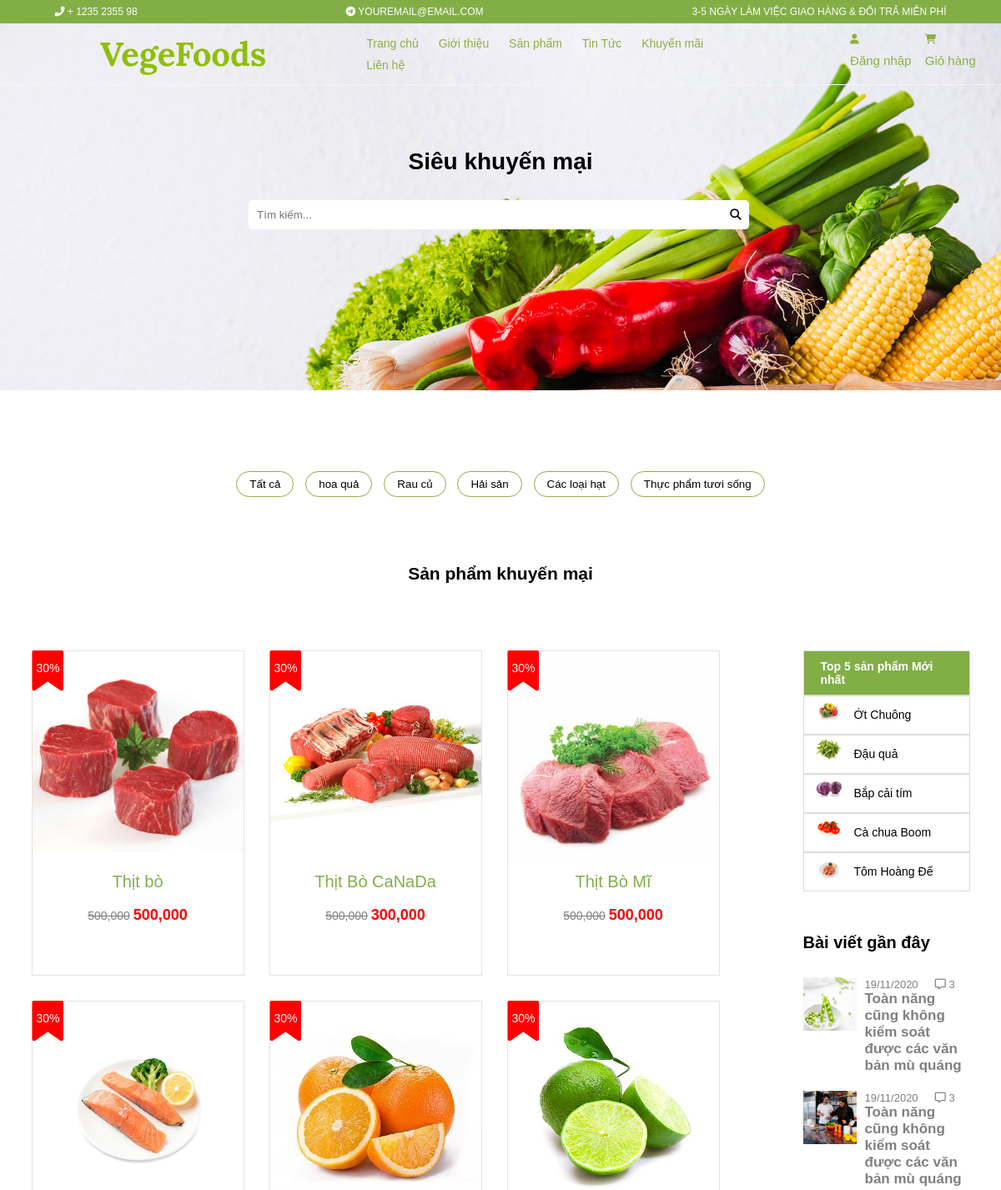
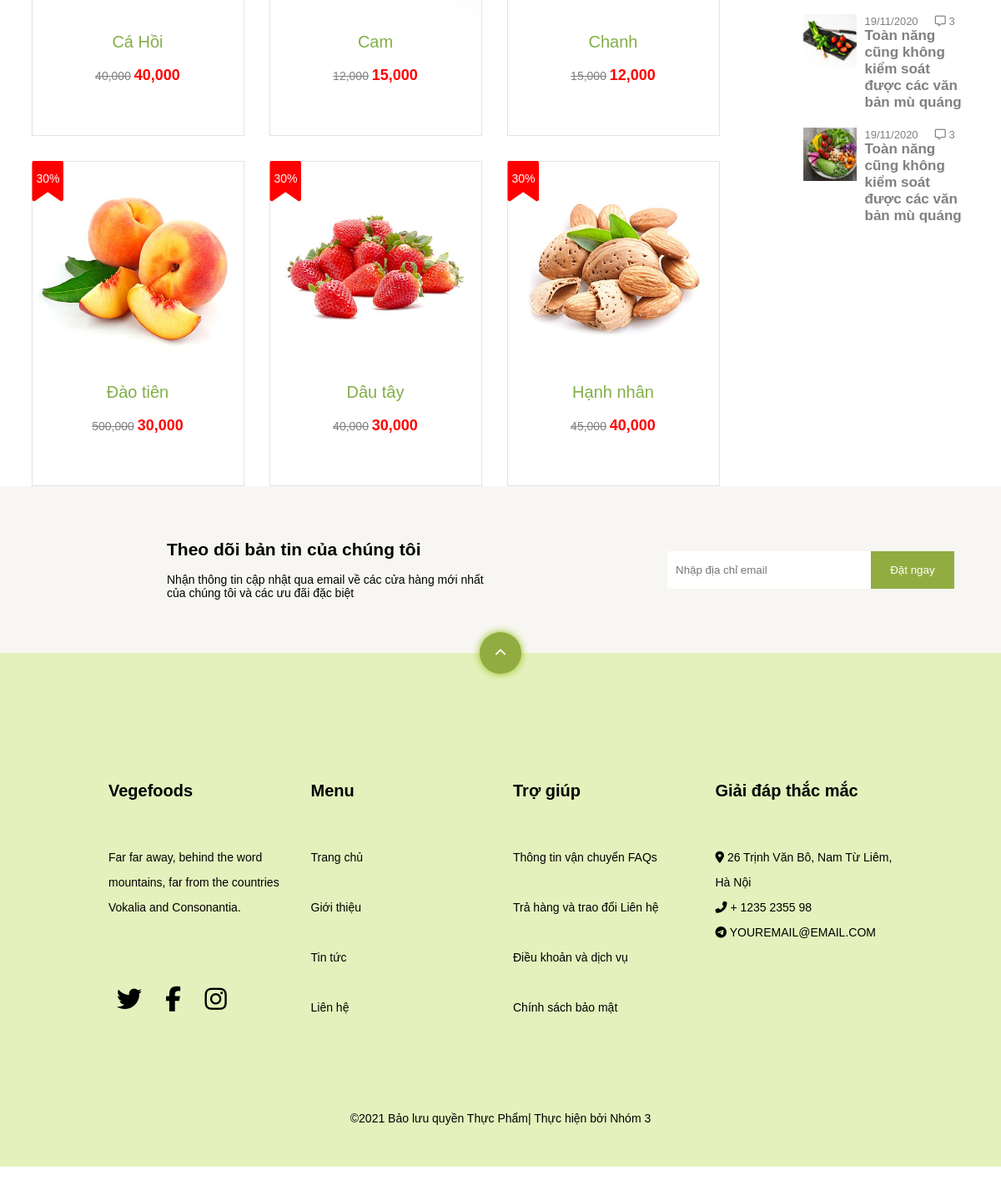
/views/index.php?act=voucher, run on the app's committed database (2 pictures, top to bottom).
### tables this page shows
CREATE TABLE `danhmuc` (
  `id_dm` int(11) NOT NULL,
  `name` varchar(50) NOT NULL
);

CREATE TABLE `sanpham` (
  `id_sp` int(11) NOT NULL,
  `name` varchar(50) NOT NULL,
  `img` text NOT NULL,
  `new_price` int(11) NOT NULL,
  `old_price` int(11) NOT NULL,
  `description` text NOT NULL,
  `quantity` int(11) NOT NULL,
  `id_dm` int(11) NOT NULL
);

### views/voucher.php (the view, shortened to what this page needs)
<!DOCTYPE html>
<html lang="en">
<head>
    <link rel="stylesheet" href="../css-model/css/voucher.css">
</head>
<body>
    <div class="wapper">
        <div class="text-banner">
            <h1>Siêu khuyến mại</h1>
            <form action="">
                <input placeholder="Tìm kiếm..." type="text">
                <button type="submit"><i class="fas fa-search"></i></button>
            </form>
        </div>
        <div class="danh_muc">
            <button><a href="index.php?act=sanpham">Tất cả</a></button>
            <?php
            $stmt = $conn->query("SELECT * FROM danhmuc");
            foreach ($stmt as $key => $value) {
            ?>
                <button><a href="index.php?act=danhmucsanpham&madanhmuc=<?php echo $value['id_dm'] ?>"><?php echo $value['name'] ?></a></button>
            <?php
            }
            ?>
        </div>
        <h2 class="tieu_de">Sản phẩm khuyến mại</h2>
        <section class="vocher">
            <div class="product">
                <?php
                $stmt = $conn->query("SELECT * FROM sanpham ORDER BY id_sp LIMIT 0,9");
                foreach ($stmt as $key => $value) {
                ?>
                    <div class="product-list">
                        <div class="product-row">
                            <a href="index.php?act=ctsp&mact=<?php echo $value['id_sp'] ?>">
                                <img width="253px" src="../img/<?php echo $value['img'] ?>" alt="">
                            </a>
                            <div class="product-text">
                                <span style="color: #82ae46;font-size: 20px;font-weight: blod;"><?php echo $value['name'] ?></span><br>
                                <span class="line-text"><?php echo number_format($value['old_price'])  ?></span>
                                <span style="font-size:18px;color: red;font-weight: 600;"><?php echo number_format($value['new_price'])  ?></span>
                            </div>
                            <div class="sale">
                                <div class="iii">
                                    <i width=" 40px" class="fas fa-bookmark"></i>
                                </div>
                                <p>30%</p>
                            </div>
                        </div>
                    </div>
                <?php
                }
                ?>
            </div>
            <div class="seooo">
                <div class="sp-yeu-thich">
                    <ul>
                        <li class="top-dm"><b>Top 5 sản phẩm Mới nhất</b></li>
                        <?php
                        $stement = $conn->query("SELECT * FROM sanpham ORDER BY id_sp DESC LIMIT 5");
                        foreach ($stement as $key => $value) {
                        ?>
                        <li><a href="index.php?act=ctsp&mact=<?php echo $value['id_sp'] ?>"><img width="40px" src="../img/<?php echo $value['img'] ?>" alt=""><span><?php echo $value['name'] ?></span></a></li>
                        <?php
                        }
                        ?>
                    </ul>
                </div>
                <div class="top-blog">
                    <h3>Bài viết gần đây</h3>
                    <div class="blog">
                        <div class="blog-img1 img-5">
                        </div>
                        <div class="noidung-content">
                            <span>19/11/2020 &emsp; <i class="far fa-comment-alt"></i> 3</span>
                            <h3>Toàn năng cũng không kiểm soát được các văn bản mù quáng</h3>
                        </div>
                    </div>
                    <div class="blog">
                        <div class="blog-img6 img-5">
                        </div>
                        <div class="noidung-content">
                            <span>19/11/2020 &emsp; <i class="far fa-comment-alt"></i> 3</span>
                            <h3>Toàn năng cũng không kiểm soát được các văn bản mù quáng</h3>
                        </div>
                    </div>
                    <div class="blog">
                        <div class="blog-img3 img-5">
                        </div>
                        <div class="noidung-content">
                            <span>19/11/2020 &emsp; <i class="far fa-comment-alt"></i> 3</span>
                            <h3>Toàn năng cũng không kiểm soát được các văn bản mù quáng</h3>
                        </div>
                    </div>
                    <div class="blog">
                        <div class="blog-img4 img-5">
                        </div>
                        <div class="noidung-content">
                            <span>19/11/2020 &emsp; <i class="far fa-comment-alt"></i> 3</span>
                            <h3>Toàn năng cũng không kiểm soát được các văn bản mù quáng</h3>
                        </div>
                    </div>
                </div>
            </div>
        </section>
    </div>
</body>
</html>

### css-model/css/style.css (style rules this page uses)
* { margin: 0; padding: 0; box-sizing: border-box;font-family: 'Poppins', sans-serif; }
.iii >i { color: red; font-size: 50px; }
.sale { transform: translateY(-360px); }
.sale> p { color: #fff; margin-top: -35px; padding-left: 5px; display: block; }
.product { display: grid; grid-template-columns: 1fr 1fr 1fr 1fr; grid-gap: 30px; margin: 0 120px; }
.product-row { border: 1px solid rgba(220, 220, 220, 0.802); }
.product-text, .overlay { text-align: center; }
.product-text>span { line-height: 40px; }
.product-text .line-text { text-decoration-line: line-through; color: gray; }
.product-text { margin-bottom: 20px; }
.product-list { position: relative; width: fit-content; overflow: hidden; }

### css-model/css/voucher.css (style rules this page uses)
.text-banner { transform: translateY(-290px); text-align: center; }
.text-banner>form>input { margin-top: 30px; width: 600px; height: 35px; border: none; border-radius: 5px; background-color: #fff; outline: none; padding-left: 10px; }
.text-banner>form>button>i { margin-left: -40px; }
.text-banner>form>button { border: none; }
.vocher { display: flex; justify-content: center; }
.product { display: grid; grid-template-columns: 1fr 1fr 1fr; grid-gap: 30px; margin: 0; }
.product-row { border: 1px solid rgba(220, 220, 220, 0.802); }
.product-text, .overlay { text-align: center; }
.product-text>span { line-height: 40px; }
.product-text .line-text { text-decoration-line: line-through; color: gray; }
.product-text { margin-bottom: 20px; }
.product-list { position: relative; width: fit-content; overflow: hidden; }
.iii >i { color: red; font-size: 50px; }
.sale { transform: translateY(-360px); }
.sale> p { color: #fff; margin-top: -35px; padding-left: 5px; display: block; }
.danh_muc, .tieu_de { text-align: center; margin-bottom: 80px; }
.danh_muc>button { padding: 7px 15px; margin: 0 5px; border-radius: 30px; border: 1px solid #91ad41; background-color: #fff; }
.danh_muc>button>a { color: #000; text-decoration: none; }
.sp-yeu-thich { width: 200px; margin-left: 100px; }
.sp-yeu-thich ul li { display: block; border: 1px solid gainsboro; }
.sp-yeu-thich ul li a { align-items: flex-start; padding: 0px 10px; text-decoration: none; display: block; color: #000; }
.sp-yeu-thich ul li a { display: flex; }
.sp-yeu-thich ul li a span { line-height: 45px; padding-left: 10px; }
.top-dm { padding: 10px 20px; background-color: #82ae46; color: #fff; }
.top-blog { width: 200px; margin-left: 100px; }
.blog { margin-bottom: 20px; display: flex; }
.top-blog> h3 { padding: 50px 0px 30px 0px; font-size: 20px; }
.noidung-content { margin-left: 10px; }
.noidung-content> span { color: gray; font-size: 13px; }
.noidung-content>h3 { font-size: 17px; color: gray; }
.img-5 { width: 35px; height: 30px; padding: 2rem !important; position: relative; }
.blog-img1, .blog-img3, .blog-img4, .blog-img6 { display:block; background-repeat: no-repeat; background-size: cover; background-position: center center; }
.blog-img1 { background-image: url('../../img/image_2.jpg'); }
.blog-img6 { background-image: url('../../img/image_3.jpg'); }
.blog-img3 { background-image: url('../../img/image_4.jpg'); }
.blog-img4 { background-image: url('../../img/image_6.jpg'); }

### views/header.php (style rules this page uses)
* { margin: 0; padding: 0; box-sizing: border-box; font-family: 'Poppins', sans-serif; }

### data on the page
danhmuc: name "hoa quả"
danhmuc: name "Rau củ"
danhmuc: name "Hải sản"
danhmuc: name "Các loại hạt"
danhmuc: name "Thực phẩm tươi sống"
sanpham: img (picture), name "Thịt bò", old_price "500,000", new_price "500,000"
sanpham: img (picture), name "Thịt Bò CaNaDa", old_price "500,000", new_price "300,000"
sanpham: img (picture), name "Thịt Bò Mĩ", old_price "500,000", new_price "500,000"
sanpham: img (picture), name "Cá Hồi", old_price "40,000", new_price "40,000"
sanpham: img (picture), name "Cam", old_price "12,000", new_price "15,000"
sanpham: img (picture), name "Chanh", old_price "15,000", new_price "12,000"
sanpham: img (picture), name "Đào tiên", old_price "500,000", new_price "30,000"
sanpham: img (picture), name "Dâu tây", old_price "40,000", new_price "30,000"
sanpham: img (picture), name "Hạnh nhân", old_price "45,000", new_price "40,000"
sanpham: img (picture), name "Ớt Chuông"
sanpham: img (picture), name "Đậu quả"
sanpham: img (picture), name "Bắp cải tím"
sanpham: img (picture), name "Cà chua Boom"
sanpham: img (picture), name "Tôm Hoàng Đế"
